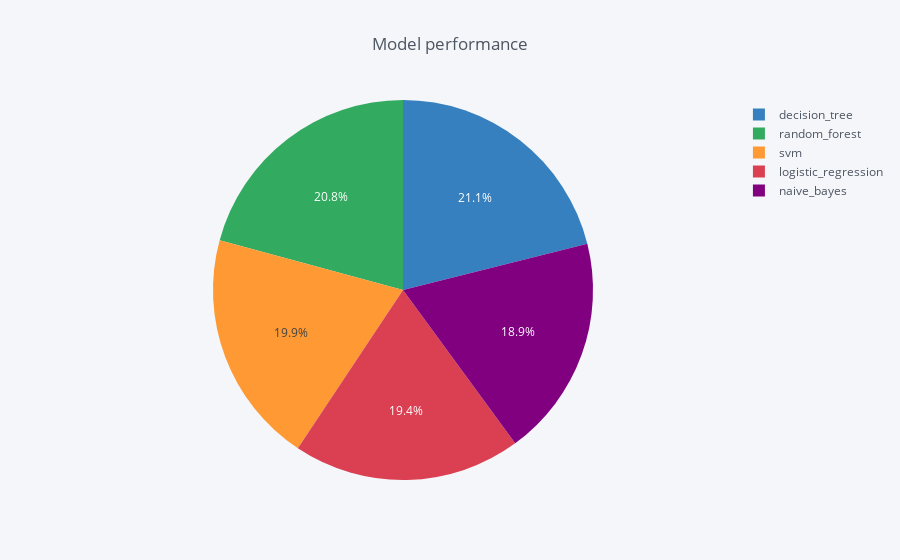

Notebook code cell kept with this figure:
### Code cell
df_scores.iplot(kind='pie', labels='Model', values='Best_Score', title='Model performance', theme='pearl')

### Figure 1 — Plotly figure (JSON) as saved in the notebook; plotly's stock layout.template omitted (floating-point values rounded to 4 significant figures)
{"data": [{"labels": ["svm", "decision_tree", "random_forest", "naive_bayes", "logistic_regression"], "marker": {"colors": ["rgba(255, 153, 51, 1.0)", "rgba(55, 128, 191, 1.0)", "rgba(50, 171, 96, 1.0)", "rgba(128, 0, 128, 1.0)", "rgba(219, 64, 82, 1.0)"]}, "name": "", "type": "pie", "values": [0.8896, 0.9434, 0.9292, 0.8433, 0.8669]}], "layout": {"legend": {"bgcolor": "#F5F6F9", "font": {"color": "#4D5663"}}, "paper_bgcolor": "#F5F6F9", "plot_bgcolor": "#F5F6F9", "title": "Model performance", "titlefont": {"color": "#4D5663"}}}
